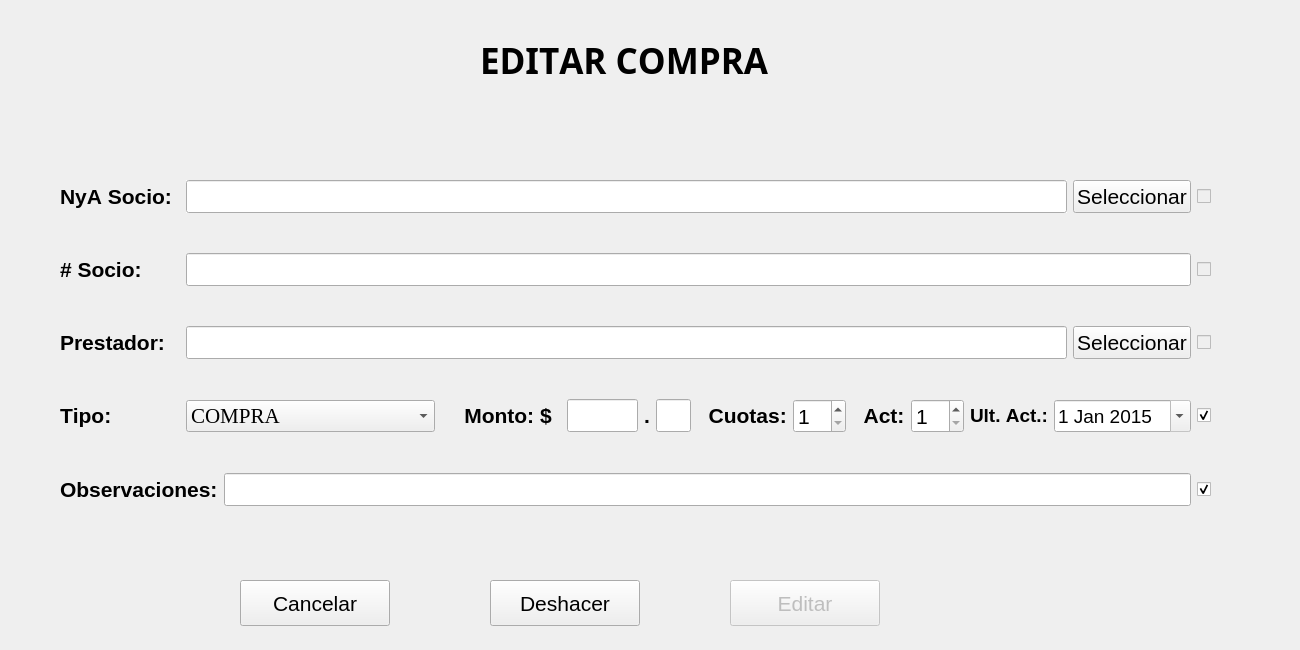
<?xml version="1.0" encoding="UTF-8"?>
<ui version="4.0">
 <class>CompraEditar</class>
 <widget class="QDialog" name="CompraEditar">
  <property name="geometry">
   <rect>
    <x>0</x>
    <y>0</y>
    <width>1300</width>
    <height>650</height>
   </rect>
  </property>
  <property name="windowTitle">
   <string>Dialog</string>
  </property>
  <widget class="QPushButton" name="pushButtonCancelar">
   <property name="geometry">
    <rect>
     <x>240</x>
     <y>580</y>
     <width>150</width>
     <height>46</height>
    </rect>
   </property>
   <property name="font">
    <font>
     <family>MS Shell Dlg 2</family>
     <pointsize>16</pointsize>
     <kerning>false</kerning>
    </font>
   </property>
   <property name="toolTip">
    <string notr="true"/>
   </property>
   <property name="statusTip">
    <string notr="true"/>
   </property>
   <property name="whatsThis">
    <string notr="true"/>
   </property>
   <property name="accessibleName">
    <string notr="true"/>
   </property>
   <property name="accessibleDescription">
    <string notr="true"/>
   </property>
   <property name="text">
    <string notr="true">Cancelar</string>
   </property>
   <property name="shortcut">
    <string notr="true"/>
   </property>
   <property name="autoDefault">
    <bool>false</bool>
   </property>
  </widget>
  <widget class="QLabel" name="labelTitulo">
   <property name="geometry">
    <rect>
     <x>480</x>
     <y>40</y>
     <width>471</width>
     <height>41</height>
    </rect>
   </property>
   <property name="font">
    <font>
     <family>Arial Black</family>
     <pointsize>26</pointsize>
     <weight>75</weight>
     <italic>false</italic>
     <bold>true</bold>
     <underline>false</underline>
     <strikeout>false</strikeout>
     <kerning>false</kerning>
    </font>
   </property>
   <property name="toolTip">
    <string notr="true"/>
   </property>
   <property name="statusTip">
    <string notr="true"/>
   </property>
   <property name="whatsThis">
    <string notr="true"/>
   </property>
   <property name="accessibleName">
    <string notr="true"/>
   </property>
   <property name="accessibleDescription">
    <string notr="true"/>
   </property>
   <property name="text">
    <string notr="true">EDITAR COMPRA</string>
   </property>
   <property name="textInteractionFlags">
    <set>Qt::NoTextInteraction</set>
   </property>
  </widget>
  <widget class="QLabel" name="labelComentario">
   <property name="geometry">
    <rect>
     <x>100</x>
     <y>543</y>
     <width>1181</width>
     <height>31</height>
    </rect>
   </property>
   <property name="font">
    <font>
     <pointsize>16</pointsize>
    </font>
   </property>
   <property name="layoutDirection">
    <enum>Qt::LeftToRight</enum>
   </property>
   <property name="text">
    <string/>
   </property>
   <property name="textFormat">
    <enum>Qt::RichText</enum>
   </property>
   <property name="alignment">
    <set>Qt::AlignCenter</set>
   </property>
   <property name="textInteractionFlags">
    <set>Qt::NoTextInteraction</set>
   </property>
  </widget>
  <widget class="QPushButton" name="pushButtonAgregar">
   <property name="enabled">
    <bool>false</bool>
   </property>
   <property name="geometry">
    <rect>
     <x>730</x>
     <y>580</y>
     <width>150</width>
     <height>46</height>
    </rect>
   </property>
   <property name="font">
    <font>
     <family>MS Shell Dlg 2</family>
     <pointsize>16</pointsize>
     <kerning>false</kerning>
    </font>
   </property>
   <property name="toolTip">
    <string notr="true"/>
   </property>
   <property name="statusTip">
    <string notr="true"/>
   </property>
   <property name="whatsThis">
    <string notr="true"/>
   </property>
   <property name="accessibleName">
    <string notr="true"/>
   </property>
   <property name="accessibleDescription">
    <string notr="true"/>
   </property>
   <property name="text">
    <string notr="true">Editar</string>
   </property>
   <property name="shortcut">
    <string notr="true"/>
   </property>
   <property name="autoDefault">
    <bool>false</bool>
   </property>
  </widget>
  <widget class="QWidget" name="verticalLayoutWidget">
   <property name="geometry">
    <rect>
     <x>60</x>
     <y>140</y>
     <width>1151</width>
     <height>411</height>
    </rect>
   </property>
   <layout class="QVBoxLayout" name="verticalLayout">
    <property name="spacing">
     <number>10</number>
    </property>
    <property name="topMargin">
     <number>10</number>
    </property>
    <property name="bottomMargin">
     <number>10</number>
    </property>
    <item>
     <layout class="QHBoxLayout" name="horizontalLayout1" stretch="0,0,0,0">
      <property name="spacing">
       <number>6</number>
      </property>
      <item>
       <widget class="QLabel" name="label1">
        <property name="minimumSize">
         <size>
          <width>120</width>
          <height>0</height>
         </size>
        </property>
        <property name="font">
         <font>
          <weight>75</weight>
          <bold>true</bold>
          <kerning>false</kerning>
         </font>
        </property>
        <property name="mouseTracking">
         <bool>true</bool>
        </property>
        <property name="toolTip">
         <string notr="true"/>
        </property>
        <property name="statusTip">
         <string notr="true"/>
        </property>
        <property name="whatsThis">
         <string notr="true"/>
        </property>
        <property name="accessibleName">
         <string notr="true"/>
        </property>
        <property name="accessibleDescription">
         <string notr="true"/>
        </property>
        <property name="text">
         <string notr="true">&lt;!DOCTYPE HTML PUBLIC &quot;-//W3C//DTD HTML 4.0//EN&quot; &quot;http://www.w3.org/TR/REC-html40/strict.dtd&quot;&gt;
&lt;html&gt;&lt;head&gt;&lt;meta name=&quot;qrichtext&quot; content=&quot;1&quot; /&gt;&lt;style type=&quot;text/css&quot;&gt;
p, li { white-space: pre-wrap; }
&lt;/style&gt;&lt;/head&gt;&lt;body style=&quot; font-family:'MS Gothic'; font-size:8.25pt; font-weight:600; font-style:normal;&quot;&gt;
&lt;p style=&quot; margin-top:0px; margin-bottom:0px; margin-left:0px; margin-right:0px; -qt-block-indent:0; text-indent:0px;&quot;&gt;&lt;span style=&quot; font-family:'MS Shell Dlg 2'; font-size:16pt;&quot;&gt;NyA Socio:&lt;/span&gt;&lt;/p&gt;&lt;/body&gt;&lt;/html&gt;</string>
        </property>
        <property name="textInteractionFlags">
         <set>Qt::NoTextInteraction</set>
        </property>
       </widget>
      </item>
      <item>
       <widget class="QLineEdit" name="lineEditSocio">
        <property name="font">
         <font>
          <family>Arial</family>
          <pointsize>16</pointsize>
          <kerning>false</kerning>
         </font>
        </property>
        <property name="mouseTracking">
         <bool>true</bool>
        </property>
        <property name="focusPolicy">
         <enum>Qt::ClickFocus</enum>
        </property>
        <property name="acceptDrops">
         <bool>true</bool>
        </property>
        <property name="toolTip">
         <string notr="true"/>
        </property>
        <property name="statusTip">
         <string notr="true"/>
        </property>
        <property name="whatsThis">
         <string notr="true"/>
        </property>
        <property name="accessibleName">
         <string/>
        </property>
        <property name="accessibleDescription">
         <string/>
        </property>
        <property name="autoFillBackground">
         <bool>true</bool>
        </property>
        <property name="inputMethodHints">
         <set>Qt::ImhNone</set>
        </property>
        <property name="inputMask">
         <string/>
        </property>
        <property name="text">
         <string notr="true"/>
        </property>
        <property name="dragEnabled">
         <bool>true</bool>
        </property>
        <property name="readOnly">
         <bool>true</bool>
        </property>
        <property name="placeholderText">
         <string/>
        </property>
       </widget>
      </item>
      <item>
       <widget class="QPushButton" name="pushButtonSocio">
        <property name="enabled">
         <bool>true</bool>
        </property>
        <property name="font">
         <font>
          <family>MS Shell Dlg 2</family>
          <pointsize>16</pointsize>
          <kerning>false</kerning>
         </font>
        </property>
        <property name="toolTip">
         <string notr="true"/>
        </property>
        <property name="statusTip">
         <string notr="true"/>
        </property>
        <property name="whatsThis">
         <string notr="true"/>
        </property>
        <property name="accessibleName">
         <string notr="true"/>
        </property>
        <property name="accessibleDescription">
         <string notr="true"/>
        </property>
        <property name="text">
         <string notr="true">Seleccionar</string>
        </property>
        <property name="shortcut">
         <string notr="true"/>
        </property>
        <property name="autoDefault">
         <bool>false</bool>
        </property>
       </widget>
      </item>
      <item>
       <widget class="QCheckBox" name="checkBoxSocio">
        <property name="enabled">
         <bool>false</bool>
        </property>
        <property name="font">
         <font>
          <kerning>false</kerning>
         </font>
        </property>
        <property name="mouseTracking">
         <bool>false</bool>
        </property>
        <property name="toolTip">
         <string notr="true"/>
        </property>
        <property name="statusTip">
         <string notr="true"/>
        </property>
        <property name="whatsThis">
         <string notr="true"/>
        </property>
        <property name="accessibleName">
         <string notr="true"/>
        </property>
        <property name="accessibleDescription">
         <string notr="true"/>
        </property>
        <property name="text">
         <string/>
        </property>
        <property name="shortcut">
         <string notr="true"/>
        </property>
       </widget>
      </item>
     </layout>
    </item>
    <item>
     <layout class="QHBoxLayout" name="horizontalLayout4_2" stretch="0,0,0">
      <property name="spacing">
       <number>6</number>
      </property>
      <item>
       <widget class="QLabel" name="label4_2">
        <property name="minimumSize">
         <size>
          <width>120</width>
          <height>0</height>
         </size>
        </property>
        <property name="font">
         <font>
          <weight>75</weight>
          <bold>true</bold>
          <kerning>false</kerning>
         </font>
        </property>
        <property name="mouseTracking">
         <bool>true</bool>
        </property>
        <property name="toolTip">
         <string notr="true"/>
        </property>
        <property name="statusTip">
         <string notr="true"/>
        </property>
        <property name="whatsThis">
         <string notr="true"/>
        </property>
        <property name="accessibleName">
         <string notr="true"/>
        </property>
        <property name="accessibleDescription">
         <string notr="true"/>
        </property>
        <property name="text">
         <string notr="true">&lt;!DOCTYPE HTML PUBLIC &quot;-//W3C//DTD HTML 4.0//EN&quot; &quot;http://www.w3.org/TR/REC-html40/strict.dtd&quot;&gt;
&lt;html&gt;&lt;head&gt;&lt;meta name=&quot;qrichtext&quot; content=&quot;1&quot; /&gt;&lt;style type=&quot;text/css&quot;&gt;
p, li { white-space: pre-wrap; }
&lt;/style&gt;&lt;/head&gt;&lt;body style=&quot; font-family:'MS Shell Dlg 2'; font-size:8.25pt; font-weight:600; font-style:normal;&quot;&gt;
&lt;p style=&quot; margin-top:0px; margin-bottom:0px; margin-left:0px; margin-right:0px; -qt-block-indent:0; text-indent:0px;&quot;&gt;&lt;span style=&quot; font-size:16pt;&quot;&gt;# Socio:&lt;/span&gt;&lt;/p&gt;&lt;/body&gt;&lt;/html&gt;</string>
        </property>
        <property name="textInteractionFlags">
         <set>Qt::NoTextInteraction</set>
        </property>
       </widget>
      </item>
      <item>
       <widget class="QLineEdit" name="lineEditNumSocio">
        <property name="font">
         <font>
          <family>Arial</family>
          <pointsize>16</pointsize>
          <kerning>false</kerning>
         </font>
        </property>
        <property name="mouseTracking">
         <bool>false</bool>
        </property>
        <property name="focusPolicy">
         <enum>Qt::ClickFocus</enum>
        </property>
        <property name="acceptDrops">
         <bool>false</bool>
        </property>
        <property name="toolTip">
         <string notr="true"/>
        </property>
        <property name="statusTip">
         <string notr="true"/>
        </property>
        <property name="whatsThis">
         <string notr="true"/>
        </property>
        <property name="accessibleName">
         <string notr="true"/>
        </property>
        <property name="accessibleDescription">
         <string notr="true"/>
        </property>
        <property name="inputMethodHints">
         <set>Qt::ImhNone</set>
        </property>
        <property name="inputMask">
         <string notr="true"/>
        </property>
        <property name="text">
         <string notr="true"/>
        </property>
        <property name="readOnly">
         <bool>true</bool>
        </property>
        <property name="placeholderText">
         <string notr="true"/>
        </property>
       </widget>
      </item>
      <item>
       <widget class="QCheckBox" name="checkBoxNumSocio">
        <property name="enabled">
         <bool>false</bool>
        </property>
        <property name="font">
         <font>
          <kerning>false</kerning>
         </font>
        </property>
        <property name="mouseTracking">
         <bool>false</bool>
        </property>
        <property name="toolTip">
         <string notr="true"/>
        </property>
        <property name="statusTip">
         <string notr="true"/>
        </property>
        <property name="whatsThis">
         <string notr="true"/>
        </property>
        <property name="accessibleName">
         <string notr="true"/>
        </property>
        <property name="accessibleDescription">
         <string notr="true"/>
        </property>
        <property name="text">
         <string/>
        </property>
        <property name="shortcut">
         <string notr="true"/>
        </property>
        <property name="checked">
         <bool>false</bool>
        </property>
       </widget>
      </item>
     </layout>
    </item>
    <item>
     <layout class="QHBoxLayout" name="horizontalLayout2" stretch="0,0,0,0">
      <property name="spacing">
       <number>6</number>
      </property>
      <item>
       <widget class="QLabel" name="label2">
        <property name="minimumSize">
         <size>
          <width>120</width>
          <height>0</height>
         </size>
        </property>
        <property name="font">
         <font>
          <weight>75</weight>
          <bold>true</bold>
          <kerning>false</kerning>
         </font>
        </property>
        <property name="mouseTracking">
         <bool>true</bool>
        </property>
        <property name="toolTip">
         <string notr="true"/>
        </property>
        <property name="statusTip">
         <string notr="true"/>
        </property>
        <property name="whatsThis">
         <string notr="true"/>
        </property>
        <property name="accessibleName">
         <string notr="true"/>
        </property>
        <property name="accessibleDescription">
         <string notr="true"/>
        </property>
        <property name="text">
         <string notr="true">&lt;!DOCTYPE HTML PUBLIC &quot;-//W3C//DTD HTML 4.0//EN&quot; &quot;http://www.w3.org/TR/REC-html40/strict.dtd&quot;&gt;
&lt;html&gt;&lt;head&gt;&lt;meta name=&quot;qrichtext&quot; content=&quot;1&quot; /&gt;&lt;style type=&quot;text/css&quot;&gt;
p, li { white-space: pre-wrap; }
&lt;/style&gt;&lt;/head&gt;&lt;body style=&quot; font-family:'MS Gothic'; font-size:8.25pt; font-weight:600; font-style:normal;&quot;&gt;
&lt;p style=&quot; margin-top:0px; margin-bottom:0px; margin-left:0px; margin-right:0px; -qt-block-indent:0; text-indent:0px;&quot;&gt;&lt;span style=&quot; font-family:'MS Shell Dlg 2'; font-size:16pt;&quot;&gt;Prestador:&lt;/span&gt;&lt;/p&gt;&lt;/body&gt;&lt;/html&gt;</string>
        </property>
        <property name="textInteractionFlags">
         <set>Qt::NoTextInteraction</set>
        </property>
       </widget>
      </item>
      <item>
       <widget class="QLineEdit" name="lineEditPrestador">
        <property name="font">
         <font>
          <family>Arial</family>
          <pointsize>16</pointsize>
          <kerning>false</kerning>
         </font>
        </property>
        <property name="mouseTracking">
         <bool>false</bool>
        </property>
        <property name="focusPolicy">
         <enum>Qt::ClickFocus</enum>
        </property>
        <property name="acceptDrops">
         <bool>false</bool>
        </property>
        <property name="toolTip">
         <string notr="true"/>
        </property>
        <property name="statusTip">
         <string notr="true"/>
        </property>
        <property name="whatsThis">
         <string notr="true"/>
        </property>
        <property name="accessibleName">
         <string notr="true"/>
        </property>
        <property name="accessibleDescription">
         <string notr="true"/>
        </property>
        <property name="inputMethodHints">
         <set>Qt::ImhNone</set>
        </property>
        <property name="inputMask">
         <string notr="true"/>
        </property>
        <property name="text">
         <string notr="true"/>
        </property>
        <property name="readOnly">
         <bool>true</bool>
        </property>
        <property name="placeholderText">
         <string notr="true"/>
        </property>
       </widget>
      </item>
      <item>
       <widget class="QPushButton" name="pushButtonPrestador">
        <property name="enabled">
         <bool>true</bool>
        </property>
        <property name="font">
         <font>
          <family>MS Shell Dlg 2</family>
          <pointsize>16</pointsize>
          <kerning>false</kerning>
         </font>
        </property>
        <property name="toolTip">
         <string notr="true"/>
        </property>
        <property name="statusTip">
         <string notr="true"/>
        </property>
        <property name="whatsThis">
         <string notr="true"/>
        </property>
        <property name="accessibleName">
         <string notr="true"/>
        </property>
        <property name="accessibleDescription">
         <string notr="true"/>
        </property>
        <property name="text">
         <string notr="true">Seleccionar</string>
        </property>
        <property name="shortcut">
         <string notr="true"/>
        </property>
        <property name="autoDefault">
         <bool>false</bool>
        </property>
       </widget>
      </item>
      <item>
       <widget class="QCheckBox" name="checkBoxPrestador">
        <property name="enabled">
         <bool>false</bool>
        </property>
        <property name="font">
         <font>
          <kerning>false</kerning>
         </font>
        </property>
        <property name="mouseTracking">
         <bool>false</bool>
        </property>
        <property name="toolTip">
         <string notr="true"/>
        </property>
        <property name="statusTip">
         <string notr="true"/>
        </property>
        <property name="whatsThis">
         <string notr="true"/>
        </property>
        <property name="accessibleName">
         <string notr="true"/>
        </property>
        <property name="accessibleDescription">
         <string notr="true"/>
        </property>
        <property name="text">
         <string/>
        </property>
        <property name="shortcut">
         <string notr="true"/>
        </property>
        <property name="checked">
         <bool>false</bool>
        </property>
       </widget>
      </item>
     </layout>
    </item>
    <item>
     <layout class="QHBoxLayout" name="horizontalLayout3" stretch="0,1,0,0,0,0,0,0,0,0,0,0,0">
      <property name="spacing">
       <number>6</number>
      </property>
      <item>
       <widget class="QLabel" name="label3">
        <property name="sizePolicy">
         <sizepolicy hsizetype="Fixed" vsizetype="Fixed">
          <horstretch>0</horstretch>
          <verstretch>0</verstretch>
         </sizepolicy>
        </property>
        <property name="minimumSize">
         <size>
          <width>120</width>
          <height>0</height>
         </size>
        </property>
        <property name="font">
         <font>
          <weight>75</weight>
          <bold>true</bold>
          <kerning>false</kerning>
         </font>
        </property>
        <property name="mouseTracking">
         <bool>true</bool>
        </property>
        <property name="toolTip">
         <string notr="true"/>
        </property>
        <property name="statusTip">
         <string notr="true"/>
        </property>
        <property name="whatsThis">
         <string notr="true"/>
        </property>
        <property name="accessibleName">
         <string notr="true"/>
        </property>
        <property name="accessibleDescription">
         <string notr="true"/>
        </property>
        <property name="text">
         <string notr="true">&lt;!DOCTYPE HTML PUBLIC &quot;-//W3C//DTD HTML 4.0//EN&quot; &quot;http://www.w3.org/TR/REC-html40/strict.dtd&quot;&gt;
&lt;html&gt;&lt;head&gt;&lt;meta name=&quot;qrichtext&quot; content=&quot;1&quot; /&gt;&lt;style type=&quot;text/css&quot;&gt;
p, li { white-space: pre-wrap; }
&lt;/style&gt;&lt;/head&gt;&lt;body style=&quot; font-family:'MS Gothic'; font-size:8.25pt; font-weight:600; font-style:normal;&quot;&gt;
&lt;p style=&quot; margin-top:0px; margin-bottom:0px; margin-left:0px; margin-right:0px; -qt-block-indent:0; text-indent:0px;&quot;&gt;&lt;span style=&quot; font-family:'MS Shell Dlg 2'; font-size:16pt;&quot;&gt;Tipo:&lt;/span&gt;&lt;/p&gt;&lt;/body&gt;&lt;/html&gt;</string>
        </property>
        <property name="textInteractionFlags">
         <set>Qt::NoTextInteraction</set>
        </property>
       </widget>
      </item>
      <item>
       <widget class="QComboBox" name="comboBox">
        <property name="font">
         <font>
          <family>Times New Roman</family>
          <pointsize>16</pointsize>
          <weight>50</weight>
          <bold>false</bold>
         </font>
        </property>
        <item>
         <property name="text">
          <string>COMPRA</string>
         </property>
        </item>
        <item>
         <property name="text">
          <string>PRESTAMO</string>
         </property>
        </item>
       </widget>
      </item>
      <item>
       <widget class="QLabel" name="label4_4">
        <property name="minimumSize">
         <size>
          <width>120</width>
          <height>0</height>
         </size>
        </property>
        <property name="font">
         <font>
          <weight>75</weight>
          <bold>true</bold>
          <kerning>false</kerning>
         </font>
        </property>
        <property name="mouseTracking">
         <bool>true</bool>
        </property>
        <property name="toolTip">
         <string notr="true"/>
        </property>
        <property name="statusTip">
         <string notr="true"/>
        </property>
        <property name="whatsThis">
         <string notr="true"/>
        </property>
        <property name="accessibleName">
         <string notr="true"/>
        </property>
        <property name="accessibleDescription">
         <string notr="true"/>
        </property>
        <property name="text">
         <string notr="true">&lt;!DOCTYPE HTML PUBLIC &quot;-//W3C//DTD HTML 4.0//EN&quot; &quot;http://www.w3.org/TR/REC-html40/strict.dtd&quot;&gt;
&lt;html&gt;&lt;head&gt;&lt;meta name=&quot;qrichtext&quot; content=&quot;1&quot; /&gt;&lt;style type=&quot;text/css&quot;&gt;
p, li { white-space: pre-wrap; }
&lt;/style&gt;&lt;/head&gt;&lt;body style=&quot; font-family:'MS Gothic'; font-size:8.25pt; font-weight:600; font-style:normal;&quot;&gt;
&lt;p style=&quot; margin-top:0px; margin-bottom:0px; margin-left:0px; margin-right:0px; -qt-block-indent:0; text-indent:0px;&quot;&gt;&lt;span style=&quot; font-family:'MS Shell Dlg 2'; font-size:16pt;&quot;&gt;    Monto: $&lt;/span&gt;&lt;/p&gt;&lt;/body&gt;&lt;/html&gt;</string>
        </property>
        <property name="textInteractionFlags">
         <set>Qt::NoTextInteraction</set>
        </property>
       </widget>
      </item>
      <item>
       <widget class="QLineEdit" name="lineEditMonto">
        <property name="maximumSize">
         <size>
          <width>71</width>
          <height>16777215</height>
         </size>
        </property>
        <property name="font">
         <font>
          <family>Arial</family>
          <pointsize>16</pointsize>
          <kerning>false</kerning>
         </font>
        </property>
        <property name="mouseTracking">
         <bool>false</bool>
        </property>
        <property name="focusPolicy">
         <enum>Qt::ClickFocus</enum>
        </property>
        <property name="acceptDrops">
         <bool>false</bool>
        </property>
        <property name="toolTip">
         <string notr="true"/>
        </property>
        <property name="statusTip">
         <string notr="true"/>
        </property>
        <property name="whatsThis">
         <string notr="true"/>
        </property>
        <property name="accessibleName">
         <string notr="true"/>
        </property>
        <property name="accessibleDescription">
         <string notr="true"/>
        </property>
        <property name="inputMethodHints">
         <set>Qt::ImhNone</set>
        </property>
        <property name="inputMask">
         <string notr="true"/>
        </property>
        <property name="text">
         <string notr="true"/>
        </property>
        <property name="alignment">
         <set>Qt::AlignRight|Qt::AlignTrailing|Qt::AlignVCenter</set>
        </property>
        <property name="placeholderText">
         <string notr="true"/>
        </property>
       </widget>
      </item>
      <item>
       <widget class="QLabel" name="label3_3">
        <property name="sizePolicy">
         <sizepolicy hsizetype="Fixed" vsizetype="Fixed">
          <horstretch>0</horstretch>
          <verstretch>0</verstretch>
         </sizepolicy>
        </property>
        <property name="minimumSize">
         <size>
          <width>0</width>
          <height>0</height>
         </size>
        </property>
        <property name="font">
         <font>
          <weight>75</weight>
          <bold>true</bold>
          <kerning>false</kerning>
         </font>
        </property>
        <property name="mouseTracking">
         <bool>true</bool>
        </property>
        <property name="toolTip">
         <string notr="true"/>
        </property>
        <property name="statusTip">
         <string notr="true"/>
        </property>
        <property name="whatsThis">
         <string notr="true"/>
        </property>
        <property name="accessibleName">
         <string notr="true"/>
        </property>
        <property name="accessibleDescription">
         <string notr="true"/>
        </property>
        <property name="text">
         <string notr="true">&lt;!DOCTYPE HTML PUBLIC &quot;-//W3C//DTD HTML 4.0//EN&quot; &quot;http://www.w3.org/TR/REC-html40/strict.dtd&quot;&gt;
&lt;html&gt;&lt;head&gt;&lt;meta name=&quot;qrichtext&quot; content=&quot;1&quot; /&gt;&lt;style type=&quot;text/css&quot;&gt;
p, li { white-space: pre-wrap; }
&lt;/style&gt;&lt;/head&gt;&lt;body style=&quot; font-family:'MS Gothic'; font-size:8.25pt; font-weight:600; font-style:normal;&quot;&gt;
&lt;p style=&quot; margin-top:0px; margin-bottom:0px; margin-left:0px; margin-right:0px; -qt-block-indent:0; text-indent:0px;&quot;&gt;&lt;span style=&quot; font-family:'MS Shell Dlg 2'; font-size:16pt;&quot;&gt;.&lt;/span&gt;&lt;/p&gt;&lt;/body&gt;&lt;/html&gt;</string>
        </property>
        <property name="textInteractionFlags">
         <set>Qt::NoTextInteraction</set>
        </property>
       </widget>
      </item>
      <item>
       <widget class="QLineEdit" name="lineEditMontoDec">
        <property name="maximumSize">
         <size>
          <width>35</width>
          <height>16777215</height>
         </size>
        </property>
        <property name="font">
         <font>
          <family>Arial</family>
          <pointsize>16</pointsize>
          <kerning>false</kerning>
         </font>
        </property>
        <property name="mouseTracking">
         <bool>false</bool>
        </property>
        <property name="focusPolicy">
         <enum>Qt::ClickFocus</enum>
        </property>
        <property name="acceptDrops">
         <bool>false</bool>
        </property>
        <property name="toolTip">
         <string notr="true"/>
        </property>
        <property name="statusTip">
         <string notr="true"/>
        </property>
        <property name="whatsThis">
         <string notr="true"/>
        </property>
        <property name="accessibleName">
         <string notr="true"/>
        </property>
        <property name="accessibleDescription">
         <string notr="true"/>
        </property>
        <property name="inputMethodHints">
         <set>Qt::ImhNone</set>
        </property>
        <property name="inputMask">
         <string notr="true"/>
        </property>
        <property name="text">
         <string notr="true"/>
        </property>
        <property name="placeholderText">
         <string notr="true"/>
        </property>
       </widget>
      </item>
      <item>
       <widget class="QLabel" name="label4_5">
        <property name="minimumSize">
         <size>
          <width>0</width>
          <height>0</height>
         </size>
        </property>
        <property name="font">
         <font>
          <weight>75</weight>
          <bold>true</bold>
          <kerning>false</kerning>
         </font>
        </property>
        <property name="mouseTracking">
         <bool>true</bool>
        </property>
        <property name="toolTip">
         <string notr="true"/>
        </property>
        <property name="statusTip">
         <string notr="true"/>
        </property>
        <property name="whatsThis">
         <string notr="true"/>
        </property>
        <property name="accessibleName">
         <string notr="true"/>
        </property>
        <property name="accessibleDescription">
         <string notr="true"/>
        </property>
        <property name="text">
         <string notr="true">&lt;!DOCTYPE HTML PUBLIC &quot;-//W3C//DTD HTML 4.0//EN&quot; &quot;http://www.w3.org/TR/REC-html40/strict.dtd&quot;&gt;
&lt;html&gt;&lt;head&gt;&lt;meta name=&quot;qrichtext&quot; content=&quot;1&quot; /&gt;&lt;style type=&quot;text/css&quot;&gt;
p, li { white-space: pre-wrap; }
&lt;/style&gt;&lt;/head&gt;&lt;body style=&quot; font-family:'MS Gothic'; font-size:8.25pt; font-weight:600; font-style:normal;&quot;&gt;
&lt;p style=&quot; margin-top:0px; margin-bottom:0px; margin-left:0px; margin-right:0px; -qt-block-indent:0; text-indent:0px;&quot;&gt;&lt;span style=&quot; font-family:'MS Shell Dlg 2'; font-size:16pt;&quot;&gt;  Cuotas:&lt;/span&gt;&lt;/p&gt;&lt;/body&gt;&lt;/html&gt;</string>
        </property>
        <property name="textInteractionFlags">
         <set>Qt::NoTextInteraction</set>
        </property>
       </widget>
      </item>
      <item>
       <widget class="QSpinBox" name="spinBox">
        <property name="font">
         <font>
          <family>Arial</family>
          <pointsize>16</pointsize>
          <kerning>false</kerning>
         </font>
        </property>
        <property name="minimum">
         <number>1</number>
        </property>
        <property name="maximum">
         <number>60</number>
        </property>
       </widget>
      </item>
      <item>
       <widget class="QLabel" name="label4_7">
        <property name="minimumSize">
         <size>
          <width>0</width>
          <height>0</height>
         </size>
        </property>
        <property name="font">
         <font>
          <weight>75</weight>
          <bold>true</bold>
          <kerning>false</kerning>
         </font>
        </property>
        <property name="mouseTracking">
         <bool>true</bool>
        </property>
        <property name="toolTip">
         <string notr="true"/>
        </property>
        <property name="statusTip">
         <string notr="true"/>
        </property>
        <property name="whatsThis">
         <string notr="true"/>
        </property>
        <property name="accessibleName">
         <string notr="true"/>
        </property>
        <property name="accessibleDescription">
         <string notr="true"/>
        </property>
        <property name="text">
         <string notr="true">&lt;!DOCTYPE HTML PUBLIC &quot;-//W3C//DTD HTML 4.0//EN&quot; &quot;http://www.w3.org/TR/REC-html40/strict.dtd&quot;&gt;
&lt;html&gt;&lt;head&gt;&lt;meta name=&quot;qrichtext&quot; content=&quot;1&quot; /&gt;&lt;style type=&quot;text/css&quot;&gt;
p, li { white-space: pre-wrap; }
&lt;/style&gt;&lt;/head&gt;&lt;body style=&quot; font-family:'MS Gothic'; font-size:8.25pt; font-weight:600; font-style:normal;&quot;&gt;
&lt;p style=&quot; margin-top:0px; margin-bottom:0px; margin-left:0px; margin-right:0px; -qt-block-indent:0; text-indent:0px;&quot;&gt;&lt;span style=&quot; font-family:'MS Shell Dlg 2'; font-size:16pt;&quot;&gt;  Act:&lt;/span&gt;&lt;/p&gt;&lt;/body&gt;&lt;/html&gt;</string>
        </property>
        <property name="textInteractionFlags">
         <set>Qt::NoTextInteraction</set>
        </property>
       </widget>
      </item>
      <item>
       <widget class="QSpinBox" name="spinBoxAct">
        <property name="font">
         <font>
          <family>Arial</family>
          <pointsize>16</pointsize>
          <kerning>false</kerning>
         </font>
        </property>
        <property name="minimum">
         <number>1</number>
        </property>
        <property name="maximum">
         <number>60</number>
        </property>
       </widget>
      </item>
      <item>
       <widget class="QLabel" name="label3_2">
        <property name="sizePolicy">
         <sizepolicy hsizetype="Fixed" vsizetype="Fixed">
          <horstretch>0</horstretch>
          <verstretch>0</verstretch>
         </sizepolicy>
        </property>
        <property name="minimumSize">
         <size>
          <width>0</width>
          <height>0</height>
         </size>
        </property>
        <property name="font">
         <font>
          <weight>75</weight>
          <bold>true</bold>
          <kerning>false</kerning>
         </font>
        </property>
        <property name="mouseTracking">
         <bool>true</bool>
        </property>
        <property name="toolTip">
         <string notr="true"/>
        </property>
        <property name="statusTip">
         <string notr="true"/>
        </property>
        <property name="whatsThis">
         <string notr="true"/>
        </property>
        <property name="accessibleName">
         <string notr="true"/>
        </property>
        <property name="accessibleDescription">
         <string notr="true"/>
        </property>
        <property name="text">
         <string notr="true">&lt;!DOCTYPE HTML PUBLIC &quot;-//W3C//DTD HTML 4.0//EN&quot; &quot;http://www.w3.org/TR/REC-html40/strict.dtd&quot;&gt;
&lt;html&gt;&lt;head&gt;&lt;meta name=&quot;qrichtext&quot; content=&quot;1&quot; /&gt;&lt;style type=&quot;text/css&quot;&gt;
p, li { white-space: pre-wrap; }
&lt;/style&gt;&lt;/head&gt;&lt;body style=&quot; font-family:'MS Shell Dlg 2'; font-size:8.25pt; font-weight:600; font-style:normal;&quot;&gt;
&lt;p style=&quot; margin-top:0px; margin-bottom:0px; margin-left:0px; margin-right:0px; -qt-block-indent:0; text-indent:0px;&quot;&gt;&lt;span style=&quot; font-size:14pt;&quot;&gt;Ult. Act.:&lt;/span&gt;&lt;/p&gt;&lt;/body&gt;&lt;/html&gt;</string>
        </property>
        <property name="textInteractionFlags">
         <set>Qt::NoTextInteraction</set>
        </property>
       </widget>
      </item>
      <item>
       <widget class="QDateEdit" name="dateEdit">
        <property name="font">
         <font>
          <pointsize>14</pointsize>
         </font>
        </property>
        <property name="readOnly">
         <bool>true</bool>
        </property>
        <property name="date">
         <date>
          <year>2015</year>
          <month>1</month>
          <day>1</day>
         </date>
        </property>
        <property name="calendarPopup">
         <bool>true</bool>
        </property>
       </widget>
      </item>
      <item>
       <widget class="QCheckBox" name="checkBoxTipo">
        <property name="enabled">
         <bool>true</bool>
        </property>
        <property name="font">
         <font>
          <kerning>false</kerning>
         </font>
        </property>
        <property name="mouseTracking">
         <bool>false</bool>
        </property>
        <property name="toolTip">
         <string notr="true"/>
        </property>
        <property name="statusTip">
         <string notr="true"/>
        </property>
        <property name="whatsThis">
         <string notr="true"/>
        </property>
        <property name="accessibleName">
         <string notr="true"/>
        </property>
        <property name="accessibleDescription">
         <string notr="true"/>
        </property>
        <property name="text">
         <string/>
        </property>
        <property name="shortcut">
         <string notr="true"/>
        </property>
        <property name="checked">
         <bool>true</bool>
        </property>
       </widget>
      </item>
     </layout>
    </item>
    <item>
     <layout class="QHBoxLayout" name="horizontalLayout4" stretch="0,0,0">
      <property name="spacing">
       <number>6</number>
      </property>
      <item>
       <widget class="QLabel" name="label4">
        <property name="minimumSize">
         <size>
          <width>120</width>
          <height>0</height>
         </size>
        </property>
        <property name="font">
         <font>
          <weight>75</weight>
          <bold>true</bold>
          <kerning>false</kerning>
         </font>
        </property>
        <property name="mouseTracking">
         <bool>true</bool>
        </property>
        <property name="toolTip">
         <string notr="true"/>
        </property>
        <property name="statusTip">
         <string notr="true"/>
        </property>
        <property name="whatsThis">
         <string notr="true"/>
        </property>
        <property name="accessibleName">
         <string notr="true"/>
        </property>
        <property name="accessibleDescription">
         <string notr="true"/>
        </property>
        <property name="text">
         <string notr="true">&lt;!DOCTYPE HTML PUBLIC &quot;-//W3C//DTD HTML 4.0//EN&quot; &quot;http://www.w3.org/TR/REC-html40/strict.dtd&quot;&gt;
&lt;html&gt;&lt;head&gt;&lt;meta name=&quot;qrichtext&quot; content=&quot;1&quot; /&gt;&lt;style type=&quot;text/css&quot;&gt;
p, li { white-space: pre-wrap; }
&lt;/style&gt;&lt;/head&gt;&lt;body style=&quot; font-family:'MS Gothic'; font-size:8.25pt; font-weight:600; font-style:normal;&quot;&gt;
&lt;p style=&quot; margin-top:0px; margin-bottom:0px; margin-left:0px; margin-right:0px; -qt-block-indent:0; text-indent:0px;&quot;&gt;&lt;span style=&quot; font-family:'MS Shell Dlg 2'; font-size:16pt;&quot;&gt;Observaciones:&lt;/span&gt;&lt;/p&gt;&lt;/body&gt;&lt;/html&gt;</string>
        </property>
        <property name="textInteractionFlags">
         <set>Qt::NoTextInteraction</set>
        </property>
       </widget>
      </item>
      <item>
       <widget class="QLineEdit" name="lineEditObservaciones">
        <property name="font">
         <font>
          <family>Arial</family>
          <pointsize>16</pointsize>
          <kerning>false</kerning>
         </font>
        </property>
        <property name="mouseTracking">
         <bool>false</bool>
        </property>
        <property name="focusPolicy">
         <enum>Qt::ClickFocus</enum>
        </property>
        <property name="acceptDrops">
         <bool>false</bool>
        </property>
        <property name="toolTip">
         <string notr="true"/>
        </property>
        <property name="statusTip">
         <string notr="true"/>
        </property>
        <property name="whatsThis">
         <string notr="true"/>
        </property>
        <property name="accessibleName">
         <string notr="true"/>
        </property>
        <property name="accessibleDescription">
         <string notr="true"/>
        </property>
        <property name="inputMethodHints">
         <set>Qt::ImhNone</set>
        </property>
        <property name="inputMask">
         <string notr="true"/>
        </property>
        <property name="text">
         <string notr="true"/>
        </property>
        <property name="placeholderText">
         <string notr="true"/>
        </property>
       </widget>
      </item>
      <item>
       <widget class="QCheckBox" name="checkBoxObservaciones">
        <property name="font">
         <font>
          <kerning>false</kerning>
         </font>
        </property>
        <property name="mouseTracking">
         <bool>false</bool>
        </property>
        <property name="toolTip">
         <string notr="true"/>
        </property>
        <property name="statusTip">
         <string notr="true"/>
        </property>
        <property name="whatsThis">
         <string notr="true"/>
        </property>
        <property name="accessibleName">
         <string notr="true"/>
        </property>
        <property name="accessibleDescription">
         <string notr="true"/>
        </property>
        <property name="text">
         <string/>
        </property>
        <property name="shortcut">
         <string notr="true"/>
        </property>
        <property name="checked">
         <bool>true</bool>
        </property>
       </widget>
      </item>
     </layout>
    </item>
   </layout>
  </widget>
  <widget class="QPushButton" name="pushButtonDeshacer">
   <property name="geometry">
    <rect>
     <x>490</x>
     <y>580</y>
     <width>150</width>
     <height>46</height>
    </rect>
   </property>
   <property name="font">
    <font>
     <family>MS Shell Dlg 2</family>
     <pointsize>16</pointsize>
     <kerning>false</kerning>
    </font>
   </property>
   <property name="focusPolicy">
    <enum>Qt::NoFocus</enum>
   </property>
   <property name="contextMenuPolicy">
    <enum>Qt::NoContextMenu</enum>
   </property>
   <property name="toolTip">
    <string notr="true"/>
   </property>
   <property name="statusTip">
    <string notr="true"/>
   </property>
   <property name="whatsThis">
    <string notr="true"/>
   </property>
   <property name="accessibleName">
    <string notr="true"/>
   </property>
   <property name="accessibleDescription">
    <string notr="true"/>
   </property>
   <property name="text">
    <string notr="true">Deshacer</string>
   </property>
   <property name="shortcut">
    <string notr="true"/>
   </property>
   <property name="autoDefault">
    <bool>false</bool>
   </property>
  </widget>
 </widget>
 <resources/>
 <connections/>
</ui>
